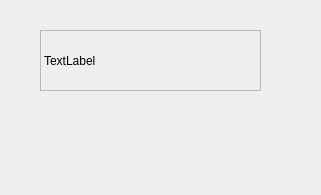
<?xml version="1.0" encoding="UTF-8"?>
<ui version="4.0">
 <class>Widget</class>
 <widget class="QWidget" name="Widget">
  <property name="geometry">
   <rect>
    <x>0</x>
    <y>0</y>
    <width>321</width>
    <height>195</height>
   </rect>
  </property>
  <property name="windowTitle">
   <string>Widget</string>
  </property>
  <widget class="MyLabel" name="label">
   <property name="geometry">
    <rect>
     <x>40</x>
     <y>30</y>
     <width>221</width>
     <height>61</height>
    </rect>
   </property>
   <property name="frameShape">
    <enum>QFrame::StyledPanel</enum>
   </property>
   <property name="text">
    <string>TextLabel</string>
   </property>
  </widget>
 </widget>
 <layoutdefault spacing="6" margin="11"/>
 <customwidgets>
  <customwidget>
   <class>MyLabel</class>
   <extends>QLabel</extends>
   <header>mylabel.h</header>
  </customwidget>
 </customwidgets>
 <resources/>
 <connections/>
</ui>
